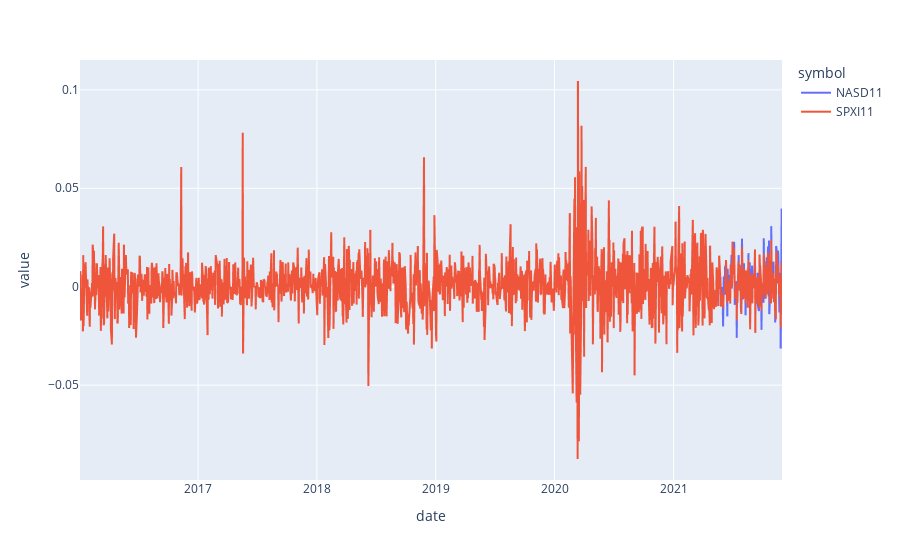

Here is the notebook cell this chart was saved with:
### Code cell
px.line(data[["NASD11", "SPXI11"]].pct_change())

### Figure 1 — Plotly figure (JSON) as saved in the notebook; plotly's stock layout.template omitted (floating-point values rounded to 4 significant figures; data arrays with more than 128 entries replaced by an {"elided": "..."} marker saying what was removed)
{"data": [{"hovertemplate": "symbol=NASD11<br>date=%{x}<br>value=%{y}<extra></extra>", "legendgroup": "NASD11", "line": {"color": "#636efa", "dash": "solid"}, "marker": {"symbol": "circle"}, "mode": "lines", "name": "NASD11", "showlegend": true, "type": "scattergl", "x": {"elided": "1463 str values"}, "xaxis": "x", "y": {"elided": "1463 float values"}, "yaxis": "y"}, {"hovertemplate": "symbol=SPXI11<br>date=%{x}<br>value=%{y}<extra></extra>", "legendgroup": "SPXI11", "line": {"color": "#EF553B", "dash": "solid"}, "marker": {"symbol": "circle"}, "mode": "lines", "name": "SPXI11", "showlegend": true, "type": "scattergl", "x": {"elided": "1463 str values"}, "xaxis": "x", "y": {"elided": "1463 float values"}, "yaxis": "y"}], "layout": {"legend": {"title": {"text": "symbol"}, "tracegroupgap": 0}, "margin": {"t": 60}, "xaxis": {"anchor": "y", "domain": [0, 1], "title": {"text": "date"}}, "yaxis": {"anchor": "x", "domain": [0, 1], "title": {"text": "value"}}}}
